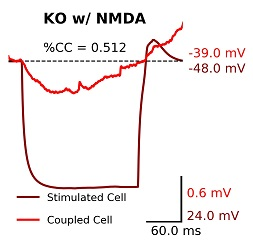

The Python source for this figure:

# Haley Speed ([email redacted]), Center for Integrated Brain Research, Seattle Children's Research Institute
# If the axes plot weird, make sure all data in the column is numeric (no '--' denoting missing data, etc)


# Import packages
import matplotlib.pyplot as plt  #For plotting/graphing
import pandas as pd              # For working with spreadsheets
import os                        # For working with files and directories 
import csv                       # For working with spreadsheets
import datetime                  # For timestamping your work
import numpy as np               # For math functions
from mpl_toolkits.axes_grid1.anchored_artists import AnchoredSizeBar  # Package for scale bars


# Input File variables
dir_in = 'D:\\Dropbox\\Code\\N-coding\\Traces'
file_traces = 'dual_traces.csv'      # Data to plot raw traces for coupled pairs
save_name = 'dual_traces'

# Directory functions
os.chdir(dir_in)                            # Change the current directory to the one with all of your csv files
now = datetime.datetime.now()               # Gets the current date and time
date_string = now.strftime('%y%m%d %H.%M')  # formats the current date and time
dir_out = dir_in + '\\' + date_string       # Creates a timestamped name for a new folder for your output files

# Load worksheets into pandas dataframes (df). 1 Worksheet = 1 dataframe
df_traces = pd.read_csv (file_traces)

# Graph variables
x_column_name = 'Time'
y_column_name1 = 'Stim KO NMDA'
y_column_name2 = 'Rec KO NMDA'
line_name1 = 'Stimulated Cell'
line_name2 = 'Coupled Cell'
group_name = 'KO w/ NMDA'
coeff = 0.512
vm1 = -48.0
vm2 = -39.0

# Scales
x_min = 0 
x_max = 300
y_min1 = -140
y_min2 = -41.4
y_max1 = y_min1 + 120         # Scales of y axes are a mathematically determined range 
y_max2 = y_min2 + 3

# Line asthestics
line_color1 = 'darkred'
line_style1 = '-'
line_width1 = 2
line_color2 = 'red'
line_style2 = '-'
line_width2 = 2

# Tick length is determined mathematically 
# For longer or shorter scale bars adjust the divisor
x_tick_length = (x_max-x_min)/5
y_tick_length1 =(y_max1-y_min1)/5
y_tick_length2 = (y_max2-y_min2)/5

# Define tick labels
x_tick_units = 'ms'
y_tick_units1 = 'mV'
y_tick_units2 = 'mV'

# Horizontal line asthetics
y_hline = vm1
y_hline_marker = '--'
y_hline_color = 'black'
y_hline_width = 1
y_hline_start = x_min
y_hline_end = x_max

# Figure details
plot_dpi = 80                  # low resolution for viewing
save_dpi = 300                 # High resolution for publication quality     
save_fig = save_name +'.jpg'   # Can also save as .pdf or .png 

# Assign data to x and y variables
x_data = df_traces[x_column_name]
y_data1 = df_traces[y_column_name1]
y_data2 = df_traces[y_column_name2]


# Generate the Figure and layer1 (ax1)
# *********************INCREASE DPI TO 300 FOR PUBLICATION/PRESENTATIONS************************
fig, ax1 = plt.subplots(figsize=(3, 4), dpi=plot_dpi) # subplots rather than plt will be used to fine-tune the output

# Create a second layer based on the first layer (ax1)
ax2 = ax1.twinx()

# Plot the data
ax1.plot(x_data, y_data1, line_style1, lw = line_width1, color = line_color1, label = line_name1) 
ax2.plot(x_data, y_data2, line_style2, lw = line_width2, color = line_color2, label = line_name2) 

# Add a horizontal line
ax1.axhline(y_hline, y_hline_start, y_hline_end , color = y_hline_color, lw = y_hline_width, linestyle = y_hline_marker) 
y_hline_label1 = str(y_hline) + ' mV'
y_hline_label2 = str(vm2) + ' mV'
ax1.text(x_max+10, y_hline-6, y_hline_label1, size = 12, color = line_color1)
ax1.text(x_max+10, y_hline + 2, y_hline_label2, size = 12, color = line_color2)

# Set axes limits [xmin, xmax, ymin, ymax]
ax1.axis ([x_min, x_max, y_min1, y_max1]) 
ax2.axis ([x_min, x_max, y_min2, y_max2])

# Set tick lengths
ax1.xaxis.set_ticks(np.arange(x_min, x_max, x_tick_length))
ax1.yaxis.set_ticks(np.arange(y_min1, y_max1, y_tick_length1))
ax2.yaxis.set_ticks(np.arange(y_min2, y_max2, y_tick_length2))

# Remove bounding lines 
ax1.spines['top'].set_visible (False)
ax1.spines['right'].set_visible (False)
ax1.spines['left'].set_visible (False)
ax1.spines['bottom'].set_visible (False)
ax2.spines['top'].set_visible (False)
ax2.spines['right'].set_visible (False)
ax2.spines['left'].set_visible (False)
ax2.spines['bottom'].set_visible (False)

# Remove ticks and labels
ax1.yaxis.set_ticks([])
ax1.yaxis.set_ticklabels([])
ax1.xaxis.set_ticks([])
ax1.xaxis.set_ticklabels([])
ax2.yaxis.set_ticks([])
ax2.yaxis.set_ticklabels([])

# Create legend
ax1.legend(loc = 'lower left', bbox_to_anchor=(0, 0.1), frameon = False) 
ax2.legend(loc = 'lower left', bbox_to_anchor=(0, 0), frameon = False)

# Create scale bar
x_label = str(x_tick_length) + ' ' + x_tick_units
y_label1 = ' ' + str(y_tick_length1) + ' ' + y_tick_units1
y_label2 = ' ' + str(y_tick_length2) + ' ' + y_tick_units2
x_scalebar = AnchoredSizeBar(ax1.transData, x_tick_length, '', 'lower right', pad=0, color='black', frameon=False, size_vertical= 0.2)
y_scalebar1 = AnchoredSizeBar(ax1.transData, 1.4, '', 'lower right', pad=0, color='black', frameon=False, size_vertical= y_tick_length1)
ax1.add_artist(x_scalebar)
ax1.add_artist(y_scalebar1)

# Add scale and units to error bars
ax1.text(x_max-55, y_min1, x_label, size = 12)
ax1.text(x_max, y_min1 + 8, y_label1, size = 12, color = line_color1)
ax2.text(x_max, y_min2 +.5, y_label2, size = 12, color = line_color2)

# Add coupling coefficient
coeff_label = '%CC = ' + str(coeff)
ax1.text(x_max/5, y_hline + 5, coeff_label, size = 12)

# Add a title
ax1.text(x_max/5, y_hline + 20, group_name, size = 14, color = 'black', fontweight = 'bold')

plt.show()

# Saves data to a new subfolder
try:
    os.stat(dir_out)
except:
    os.mkdir(dir_out)
# Write data to file
os.chdir(dir_out)
fig.savefig(save_fig, dpi=save_dpi, facecolor='w', edgecolor='w',
    orientation='portrait', papertype=None, format=None,
    transparent=False, bbox_inches='tight', pad_inches=0.1,
    frameon=None, metadata=None)
os.chdir(dir_in)


